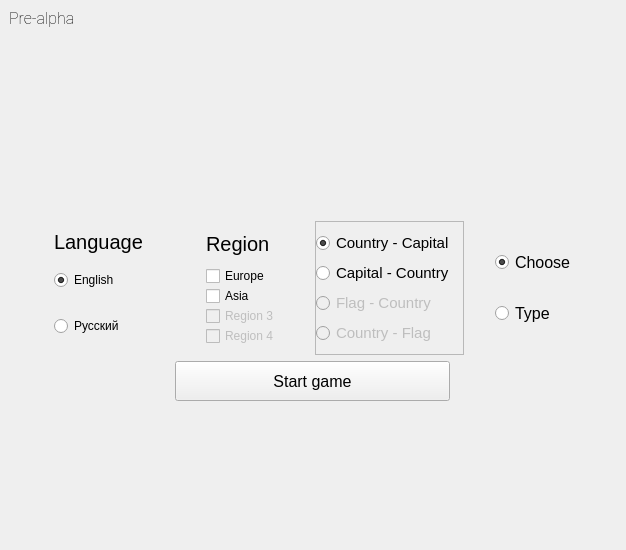
<?xml version="1.0" encoding="UTF-8"?>
<ui version="4.0">
 <class>MainWindow</class>
 <widget class="QMainWindow" name="MainWindow">
  <property name="enabled">
   <bool>true</bool>
  </property>
  <property name="geometry">
   <rect>
    <x>0</x>
    <y>0</y>
    <width>626</width>
    <height>550</height>
   </rect>
  </property>
  <property name="sizePolicy">
   <sizepolicy hsizetype="Expanding" vsizetype="Expanding">
    <horstretch>1</horstretch>
    <verstretch>1</verstretch>
   </sizepolicy>
  </property>
  <property name="minimumSize">
   <size>
    <width>580</width>
    <height>550</height>
   </size>
  </property>
  <property name="sizeIncrement">
   <size>
    <width>8</width>
    <height>8</height>
   </size>
  </property>
  <property name="windowTitle">
   <string>MainWindow</string>
  </property>
  <widget class="QWidget" name="centralwidget">
   <property name="sizePolicy">
    <sizepolicy hsizetype="Expanding" vsizetype="Expanding">
     <horstretch>0</horstretch>
     <verstretch>0</verstretch>
    </sizepolicy>
   </property>
   <property name="minimumSize">
    <size>
     <width>300</width>
     <height>300</height>
    </size>
   </property>
   <property name="layoutDirection">
    <enum>Qt::LeftToRight</enum>
   </property>
   <layout class="QVBoxLayout" name="verticalLayout">
    <item>
     <widget class="QLabel" name="label">
      <property name="font">
       <font>
        <family>Roboto Thin</family>
        <pointsize>12</pointsize>
       </font>
      </property>
      <property name="text">
       <string>Pre-alpha</string>
      </property>
     </widget>
    </item>
    <item>
     <widget class="QStackedWidget" name="Game_stage_StackedWidget">
      <property name="sizePolicy">
       <sizepolicy hsizetype="Expanding" vsizetype="Expanding">
        <horstretch>0</horstretch>
        <verstretch>0</verstretch>
       </sizepolicy>
      </property>
      <property name="minimumSize">
       <size>
        <width>300</width>
        <height>300</height>
       </size>
      </property>
      <property name="cursor">
       <cursorShape>ArrowCursor</cursorShape>
      </property>
      <property name="contextMenuPolicy">
       <enum>Qt::NoContextMenu</enum>
      </property>
      <property name="currentIndex">
       <number>0</number>
      </property>
      <widget class="QWidget" name="start_and_win_page">
       <property name="sizePolicy">
        <sizepolicy hsizetype="Expanding" vsizetype="Expanding">
         <horstretch>0</horstretch>
         <verstretch>0</verstretch>
        </sizepolicy>
       </property>
       <layout class="QVBoxLayout" name="verticalLayout_2">
        <item>
         <widget class="QLabel" name="Win_message">
          <property name="sizePolicy">
           <sizepolicy hsizetype="Expanding" vsizetype="Expanding">
            <horstretch>1</horstretch>
            <verstretch>1</verstretch>
           </sizepolicy>
          </property>
          <property name="minimumSize">
           <size>
            <width>275</width>
            <height>40</height>
           </size>
          </property>
          <property name="sizeIncrement">
           <size>
            <width>0</width>
            <height>0</height>
           </size>
          </property>
          <property name="font">
           <font>
            <pointsize>15</pointsize>
            <stylestrategy>PreferDefault</stylestrategy>
           </font>
          </property>
          <property name="cursor">
           <cursorShape>ArrowCursor</cursorShape>
          </property>
          <property name="mouseTracking">
           <bool>false</bool>
          </property>
          <property name="autoFillBackground">
           <bool>false</bool>
          </property>
          <property name="frameShape">
           <enum>QFrame::NoFrame</enum>
          </property>
          <property name="frameShadow">
           <enum>QFrame::Plain</enum>
          </property>
          <property name="text">
           <string/>
          </property>
          <property name="scaledContents">
           <bool>true</bool>
          </property>
          <property name="alignment">
           <set>Qt::AlignCenter</set>
          </property>
         </widget>
        </item>
        <item>
         <widget class="QWidget" name="Settings_field" native="true">
          <property name="sizePolicy">
           <sizepolicy hsizetype="Expanding" vsizetype="Expanding">
            <horstretch>0</horstretch>
            <verstretch>0</verstretch>
           </sizepolicy>
          </property>
          <property name="minimumSize">
           <size>
            <width>0</width>
            <height>100</height>
           </size>
          </property>
          <layout class="QHBoxLayout" name="horizontalLayout_12">
           <property name="spacing">
            <number>0</number>
           </property>
           <property name="sizeConstraint">
            <enum>QLayout::SetDefaultConstraint</enum>
           </property>
           <property name="topMargin">
            <number>0</number>
           </property>
           <property name="rightMargin">
            <number>0</number>
           </property>
           <property name="bottomMargin">
            <number>0</number>
           </property>
           <item alignment="Qt::AlignHCenter">
            <widget class="QFrame" name="Language_selector">
             <property name="sizePolicy">
              <sizepolicy hsizetype="Expanding" vsizetype="Expanding">
               <horstretch>1</horstretch>
               <verstretch>0</verstretch>
              </sizepolicy>
             </property>
             <layout class="QVBoxLayout" name="verticalLayout_18">
              <property name="bottomMargin">
               <number>9</number>
              </property>
              <item>
               <widget class="QLabel" name="LG_select_lb">
                <property name="sizePolicy">
                 <sizepolicy hsizetype="Preferred" vsizetype="Preferred">
                  <horstretch>1</horstretch>
                  <verstretch>1</verstretch>
                 </sizepolicy>
                </property>
                <property name="font">
                 <font>
                  <pointsize>15</pointsize>
                 </font>
                </property>
                <property name="text">
                 <string>Language</string>
                </property>
               </widget>
              </item>
              <item>
               <widget class="QRadioButton" name="LG_select_EN">
                <property name="sizePolicy">
                 <sizepolicy hsizetype="Preferred" vsizetype="Preferred">
                  <horstretch>1</horstretch>
                  <verstretch>2</verstretch>
                 </sizepolicy>
                </property>
                <property name="text">
                 <string>English</string>
                </property>
                <property name="checked">
                 <bool>true</bool>
                </property>
               </widget>
              </item>
              <item>
               <widget class="QRadioButton" name="LG_select_RU">
                <property name="sizePolicy">
                 <sizepolicy hsizetype="Preferred" vsizetype="Preferred">
                  <horstretch>1</horstretch>
                  <verstretch>2</verstretch>
                 </sizepolicy>
                </property>
                <property name="text">
                 <string>Русский</string>
                </property>
               </widget>
              </item>
             </layout>
            </widget>
           </item>
           <item alignment="Qt::AlignHCenter">
            <widget class="QWidget" name="Region_select" native="true">
             <property name="sizePolicy">
              <sizepolicy hsizetype="Expanding" vsizetype="Expanding">
               <horstretch>1</horstretch>
               <verstretch>0</verstretch>
              </sizepolicy>
             </property>
             <layout class="QVBoxLayout" name="verticalLayout_19">
              <property name="spacing">
               <number>0</number>
              </property>
              <property name="topMargin">
               <number>0</number>
              </property>
              <property name="bottomMargin">
               <number>9</number>
              </property>
              <item>
               <widget class="QLabel" name="Reg_select_lb">
                <property name="sizePolicy">
                 <sizepolicy hsizetype="Expanding" vsizetype="Expanding">
                  <horstretch>0</horstretch>
                  <verstretch>0</verstretch>
                 </sizepolicy>
                </property>
                <property name="font">
                 <font>
                  <pointsize>15</pointsize>
                 </font>
                </property>
                <property name="text">
                 <string>Region</string>
                </property>
               </widget>
              </item>
              <item>
               <widget class="QCheckBox" name="Reg_EU_box">
                <property name="sizePolicy">
                 <sizepolicy hsizetype="Minimum" vsizetype="Fixed">
                  <horstretch>0</horstretch>
                  <verstretch>0</verstretch>
                 </sizepolicy>
                </property>
                <property name="text">
                 <string>Europe</string>
                </property>
               </widget>
              </item>
              <item>
               <widget class="QCheckBox" name="Reg_AS_box">
                <property name="text">
                 <string>Asia</string>
                </property>
               </widget>
              </item>
              <item>
               <widget class="QCheckBox" name="Reg_3_box">
                <property name="enabled">
                 <bool>false</bool>
                </property>
                <property name="text">
                 <string>Region 3</string>
                </property>
                <property name="checkable">
                 <bool>true</bool>
                </property>
               </widget>
              </item>
              <item>
               <widget class="QCheckBox" name="Reg_4_box">
                <property name="enabled">
                 <bool>false</bool>
                </property>
                <property name="text">
                 <string>Region 4</string>
                </property>
               </widget>
              </item>
             </layout>
            </widget>
           </item>
           <item alignment="Qt::AlignHCenter">
            <widget class="QFrame" name="Gamemode_selector">
             <property name="sizePolicy">
              <sizepolicy hsizetype="Expanding" vsizetype="Expanding">
               <horstretch>1</horstretch>
               <verstretch>0</verstretch>
              </sizepolicy>
             </property>
             <property name="minimumSize">
              <size>
               <width>0</width>
               <height>0</height>
              </size>
             </property>
             <property name="font">
              <font>
               <pointsize>11</pointsize>
              </font>
             </property>
             <property name="frameShape">
              <enum>QFrame::StyledPanel</enum>
             </property>
             <property name="frameShadow">
              <enum>QFrame::Raised</enum>
             </property>
             <layout class="QVBoxLayout" name="verticalLayout_22">
              <property name="leftMargin">
               <number>0</number>
              </property>
              <property name="bottomMargin">
               <number>9</number>
              </property>
              <item>
               <widget class="QRadioButton" name="Cou_Cap">
                <property name="text">
                 <string>Country - Capital</string>
                </property>
                <property name="checked">
                 <bool>true</bool>
                </property>
               </widget>
              </item>
              <item>
               <widget class="QRadioButton" name="Cap_Cou">
                <property name="text">
                 <string>Capital - Country</string>
                </property>
               </widget>
              </item>
              <item>
               <widget class="QRadioButton" name="Flag_Cou">
                <property name="enabled">
                 <bool>false</bool>
                </property>
                <property name="text">
                 <string>Flag - Country</string>
                </property>
               </widget>
              </item>
              <item>
               <widget class="QRadioButton" name="Cou_Flag">
                <property name="enabled">
                 <bool>false</bool>
                </property>
                <property name="text">
                 <string>Country - Flag</string>
                </property>
               </widget>
              </item>
             </layout>
            </widget>
           </item>
           <item alignment="Qt::AlignHCenter">
            <widget class="QFrame" name="Pick_or_type_selector">
             <property name="sizePolicy">
              <sizepolicy hsizetype="Expanding" vsizetype="Expanding">
               <horstretch>1</horstretch>
               <verstretch>0</verstretch>
              </sizepolicy>
             </property>
             <property name="font">
              <font>
               <pointsize>12</pointsize>
              </font>
             </property>
             <layout class="QVBoxLayout" name="verticalLayout_24">
              <item>
               <widget class="QRadioButton" name="Choose_btn">
                <property name="text">
                 <string>Choose</string>
                </property>
                <property name="checkable">
                 <bool>true</bool>
                </property>
                <property name="checked">
                 <bool>true</bool>
                </property>
               </widget>
              </item>
              <item>
               <widget class="QRadioButton" name="Type_btn">
                <property name="text">
                 <string>Type</string>
                </property>
               </widget>
              </item>
             </layout>
            </widget>
           </item>
          </layout>
         </widget>
        </item>
        <item alignment="Qt::AlignHCenter|Qt::AlignTop">
         <widget class="QPushButton" name="Start_Button">
          <property name="enabled">
           <bool>true</bool>
          </property>
          <property name="sizePolicy">
           <sizepolicy hsizetype="Expanding" vsizetype="Expanding">
            <horstretch>1</horstretch>
            <verstretch>1</verstretch>
           </sizepolicy>
          </property>
          <property name="minimumSize">
           <size>
            <width>275</width>
            <height>40</height>
           </size>
          </property>
          <property name="maximumSize">
           <size>
            <width>200</width>
            <height>75</height>
           </size>
          </property>
          <property name="sizeIncrement">
           <size>
            <width>1</width>
            <height>1</height>
           </size>
          </property>
          <property name="baseSize">
           <size>
            <width>0</width>
            <height>0</height>
           </size>
          </property>
          <property name="font">
           <font>
            <pointsize>12</pointsize>
           </font>
          </property>
          <property name="layoutDirection">
           <enum>Qt::LeftToRight</enum>
          </property>
          <property name="autoFillBackground">
           <bool>false</bool>
          </property>
          <property name="text">
           <string>Start game</string>
          </property>
          <property name="autoDefault">
           <bool>false</bool>
          </property>
          <property name="default">
           <bool>false</bool>
          </property>
          <property name="flat">
           <bool>false</bool>
          </property>
         </widget>
        </item>
       </layout>
      </widget>
      <widget class="QWidget" name="game_page">
       <property name="sizePolicy">
        <sizepolicy hsizetype="Expanding" vsizetype="Expanding">
         <horstretch>0</horstretch>
         <verstretch>0</verstretch>
        </sizepolicy>
       </property>
       <layout class="QVBoxLayout" name="verticalLayout_23">
        <item>
         <widget class="QWidget" name="Question_score_widget" native="true">
          <layout class="QHBoxLayout" name="horizontalLayout_10">
           <property name="spacing">
            <number>12</number>
           </property>
           <property name="topMargin">
            <number>1</number>
           </property>
           <property name="bottomMargin">
            <number>1</number>
           </property>
           <item alignment="Qt::AlignHCenter">
            <widget class="QLabel" name="quest_label">
             <property name="enabled">
              <bool>true</bool>
             </property>
             <property name="sizePolicy">
              <sizepolicy hsizetype="Expanding" vsizetype="Expanding">
               <horstretch>1</horstretch>
               <verstretch>0</verstretch>
              </sizepolicy>
             </property>
             <property name="minimumSize">
              <size>
               <width>0</width>
               <height>0</height>
              </size>
             </property>
             <property name="font">
              <font>
               <family>MS Sans Serif</family>
               <pointsize>18</pointsize>
               <weight>75</weight>
               <bold>true</bold>
              </font>
             </property>
             <property name="text">
              <string>Question</string>
             </property>
             <property name="wordWrap">
              <bool>true</bool>
             </property>
            </widget>
           </item>
           <item>
            <widget class="QLabel" name="Score_label">
             <property name="enabled">
              <bool>true</bool>
             </property>
             <property name="sizePolicy">
              <sizepolicy hsizetype="Expanding" vsizetype="Expanding">
               <horstretch>1</horstretch>
               <verstretch>0</verstretch>
              </sizepolicy>
             </property>
             <property name="font">
              <font>
               <pointsize>18</pointsize>
              </font>
             </property>
             <property name="text">
              <string>Score: </string>
             </property>
            </widget>
           </item>
          </layout>
         </widget>
        </item>
        <item>
         <widget class="QStackedWidget" name="Gamemode_stackedWidget">
          <property name="currentIndex">
           <number>1</number>
          </property>
          <widget class="QWidget" name="Choose_page">
           <layout class="QVBoxLayout" name="verticalLayout_20">
            <item alignment="Qt::AlignLeft">
             <widget class="QWidget" name="verticalWidget" native="true">
              <property name="sizePolicy">
               <sizepolicy hsizetype="Expanding" vsizetype="Expanding">
                <horstretch>0</horstretch>
                <verstretch>0</verstretch>
               </sizepolicy>
              </property>
              <property name="minimumSize">
               <size>
                <width>200</width>
                <height>0</height>
               </size>
              </property>
              <layout class="QVBoxLayout" name="verticalLayout_21">
               <property name="topMargin">
                <number>3</number>
               </property>
               <property name="bottomMargin">
                <number>15</number>
               </property>
               <item>
                <widget class="QPushButton" name="Var3">
                 <property name="enabled">
                  <bool>true</bool>
                 </property>
                 <property name="sizePolicy">
                  <sizepolicy hsizetype="Expanding" vsizetype="Expanding">
                   <horstretch>0</horstretch>
                   <verstretch>0</verstretch>
                  </sizepolicy>
                 </property>
                 <property name="text">
                  <string>PushButton</string>
                 </property>
                </widget>
               </item>
               <item>
                <widget class="QPushButton" name="Var4">
                 <property name="sizePolicy">
                  <sizepolicy hsizetype="Expanding" vsizetype="Expanding">
                   <horstretch>0</horstretch>
                   <verstretch>0</verstretch>
                  </sizepolicy>
                 </property>
                 <property name="text">
                  <string>PushButton</string>
                 </property>
                </widget>
               </item>
               <item>
                <widget class="QPushButton" name="Var2">
                 <property name="enabled">
                  <bool>true</bool>
                 </property>
                 <property name="sizePolicy">
                  <sizepolicy hsizetype="Expanding" vsizetype="Expanding">
                   <horstretch>0</horstretch>
                   <verstretch>0</verstretch>
                  </sizepolicy>
                 </property>
                 <property name="text">
                  <string>PushButton</string>
                 </property>
                </widget>
               </item>
               <item>
                <widget class="QPushButton" name="Var1">
                 <property name="sizePolicy">
                  <sizepolicy hsizetype="Expanding" vsizetype="Expanding">
                   <horstretch>0</horstretch>
                   <verstretch>0</verstretch>
                  </sizepolicy>
                 </property>
                 <property name="text">
                  <string>PushButton</string>
                 </property>
                </widget>
               </item>
              </layout>
             </widget>
            </item>
           </layout>
          </widget>
          <widget class="QWidget" name="Type_page">
           <layout class="QVBoxLayout" name="verticalLayout_5">
            <item>
             <widget class="QLineEdit" name="Input_line">
              <property name="sizePolicy">
               <sizepolicy hsizetype="Minimum" vsizetype="Fixed">
                <horstretch>2</horstretch>
                <verstretch>0</verstretch>
               </sizepolicy>
              </property>
              <property name="maximumSize">
               <size>
                <width>300</width>
                <height>16777215</height>
               </size>
              </property>
              <property name="font">
               <font>
                <pointsize>11</pointsize>
               </font>
              </property>
              <property name="clearButtonEnabled">
               <bool>false</bool>
              </property>
             </widget>
            </item>
           </layout>
          </widget>
         </widget>
        </item>
       </layout>
      </widget>
     </widget>
    </item>
   </layout>
  </widget>
 </widget>
 <resources/>
 <connections/>
</ui>
